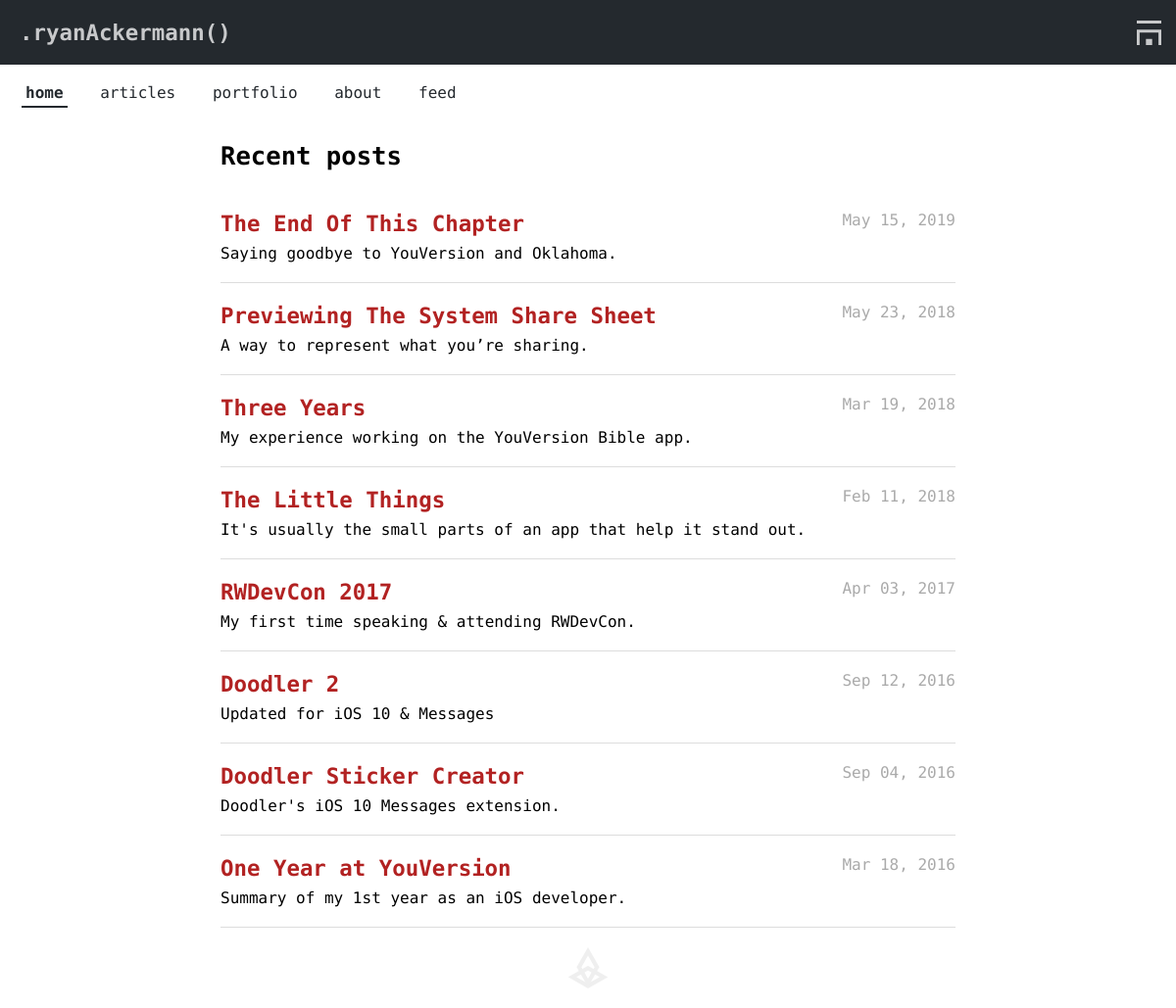
Before: / with the older database file.
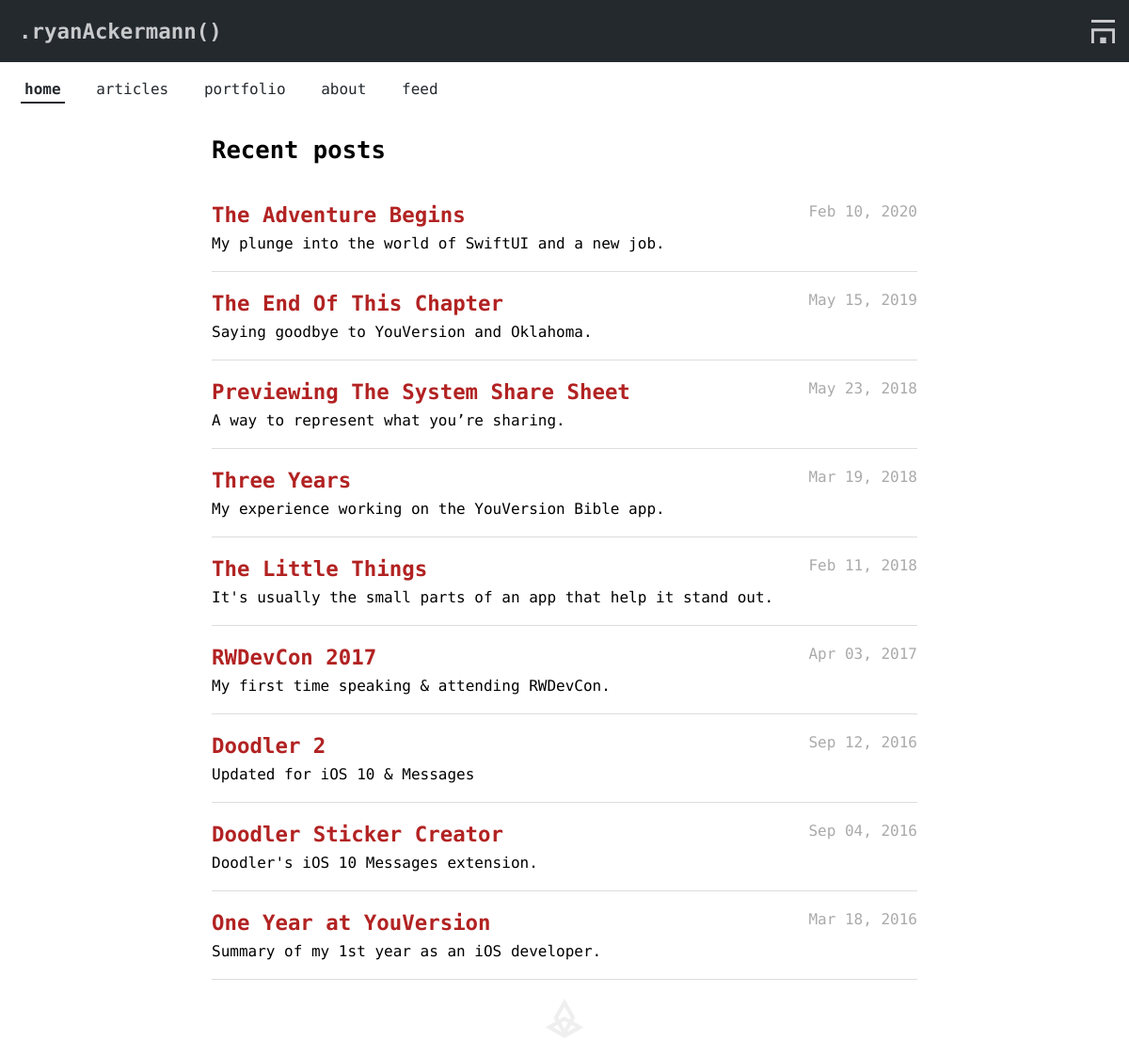
After: the same page with the newer database file.
### app/models.py (models this page shows, shortened)
class Post(db.Model):
    id = db.Column(db.Integer, primary_key = True)
    title = db.Column(db.String)
    description = db.Column(db.String)
    content = db.Column(db.String)
    slug = db.Column(db.String)
    timestamp = db.Column(db.DateTime)
    draft = db.Column(db.Boolean, default=True)
    category_id = db.Column(db.Integer, db.ForeignKey('category.id'))
    category = db.relationship('Category', backref=db.backref('posts', lazy='dynamic'))

### app/views.py (the view)
@app.route('/')
def index():
	posts = Post.query.order_by(Post.timestamp.desc()).filter_by(draft=False).all()
	return render_template('index.html', posts=posts, auth=has_auth(), current='index', shape_num=randint(1,9))

### app/__init__.py (called while the page is built)
@app.template_filter('prettytime')
def prettytime(date):
    return date.strftime("%b %d, %Y")

### app/views.py (called while the page is built)
def has_auth():
	return 'username' in session

### app/templates/index.html
{% extends "base.html" %}
{% block stylesheet %}
	<link rel="stylesheet" type="text/css" href="/static/stylesheets/post_list.css">
{% endblock%}
{% block content %}
	<article>
		{% if posts|length == 0 %}
			<h3>No recent posts.</h3>
		{% else %}
			<h1>Recent posts</h1>
			{% for post in posts %}
				<a href="/posts/{{ post.slug }}">
					<div class="post">
						<div id="titledate">
							<h2 id="title">{{ post.title }}</h2>
							<div id="date">{{ post.timestamp|prettytime }}</div>
						</div>
						<div id="preview">
							{{ post.description }}
						</div>
					</div>
				</a>
			{% endfor %}
		{% endif %}
	</article>
	<footer>
		{% if shape_num %}
			<img id="shape" src="/static/shapes/{{ shape_num }}-geo-shape.svg">
		{% endif %}
	</footer>
{% endblock %}

### app/templates/base.html (shortened to what this page needs)
<!DOCTYPE html>
<html lang="en">
	<head>
		<link rel="stylesheet" type="text/css" href="/static/stylesheets/primary.css">
		{% block stylesheet %}{% endblock %}
	</head>
	<body>
		{% block menu %}
			<header>
				{% if current == 'index' %}
					<b><h1>.ryanAckermann()</h1></b>
				{% else %}
					<a href="{{ url_for('index') }}"><h1>.ryanAckermann()</h1></a>
				{% endif %}
				<img id="logo" src="/static/shapes/logo.svg">
			</header>
			<div class="navigation">
				<ul>
					{% if current == 'index' %}
						<li><b>home</b></li>
					{% else %}
						<li><a href="{{ url_for('index') }}">home</a></li>
					{% endif %}
					{% if current == 'categories' %}
						<li><b>articles</b></li>
					{% else %}
						<li><a href="{{ url_for('categories') }}">articles</a></li>
					{% endif %}
					{% if current == 'portfolio' %}
						<li><b>portfolio</b></li>
					{% else %}
						<li><a href="{{ url_for('portfolio') }}">portfolio</a></li>
					{% endif %}
					{% if current == 'about' %}
						<li><b>about</b></li>
					{% else %}
						<li><a href="{{ url_for('about') }}">about</a></li>
					{% endif %}
					<li><a href="{{ url_for('feed') }}">feed</a></li>
				</ul>
			</div>
		{% endblock %}
		{% block content %}{% endblock %}
	</body>
</html>

### app/static/stylesheets/primary.css (style rules this page uses)
:root { --border-color: #CCC; --better-black: #24292E; --better-white: #C8C9CB; --main-color: firebrick; --main-hover-color: #C4191C; --main-background: linear-gradient(90deg, #2E94B9 0%, #27b1b1 100%); }
body { font-family: 'Fira Mono', monospace; background: #FFF; text-align: left; margin: 0; }
body h1 { font-size: 1.6em; }
body h2 { font-size: 1.4em; }
body article { width: 85%; margin: 0 auto; max-width: 750px; }
body article a { color: var(--main-color); }
header { margin: 0; display: flex; padding: 15px; align-items: center; justify-content: space-between; background-color: var(--better-black); }
header h1 { margin: 0; padding: 5px; font-size: 1.4em; align-self: flex-start; color: var(--better-white); }
img#logo { height: 25px; }
.navigation { margin: 0; padding: 0 12px; }
.navigation ul { margin: 0; padding: 15px 0; text-align: left; }
.navigation li { padding: 4px 10px; display: inline-block; list-style: none; }
.navigation li a { padding: 4px; text-decoration: none; color: var(--better-black); }
.navigation li b { padding: 4px; color: var(--better-black); border-bottom: 2px solid var(--better-black); }

### app/static/stylesheets/post_list.css (style rules this page uses)
.post { padding-top: 12px; padding-bottom: 8px; border-bottom: 1px solid #ddd; }
.post #titledate { padding: .5em 0; }
.post #titledate #title { display: inline; color: var(--main-color); }
.post #titledate #date { float: right; display: inline; color: #aaa; }
.post #preview { color: black; padding-bottom: 12px; }
a { color: black; text-decoration: none; }
#date { color: #aaa; }
img#shape { margin: auto; padding: 20px 0; display: block; width: 100%; height: 42px; }

Changed rows visible on the page:
added Post: title "The Adventure Begins", timestamp|prettytime "Feb 10, 2020", description "My plunge into the world of SwiftUI and a new job."
